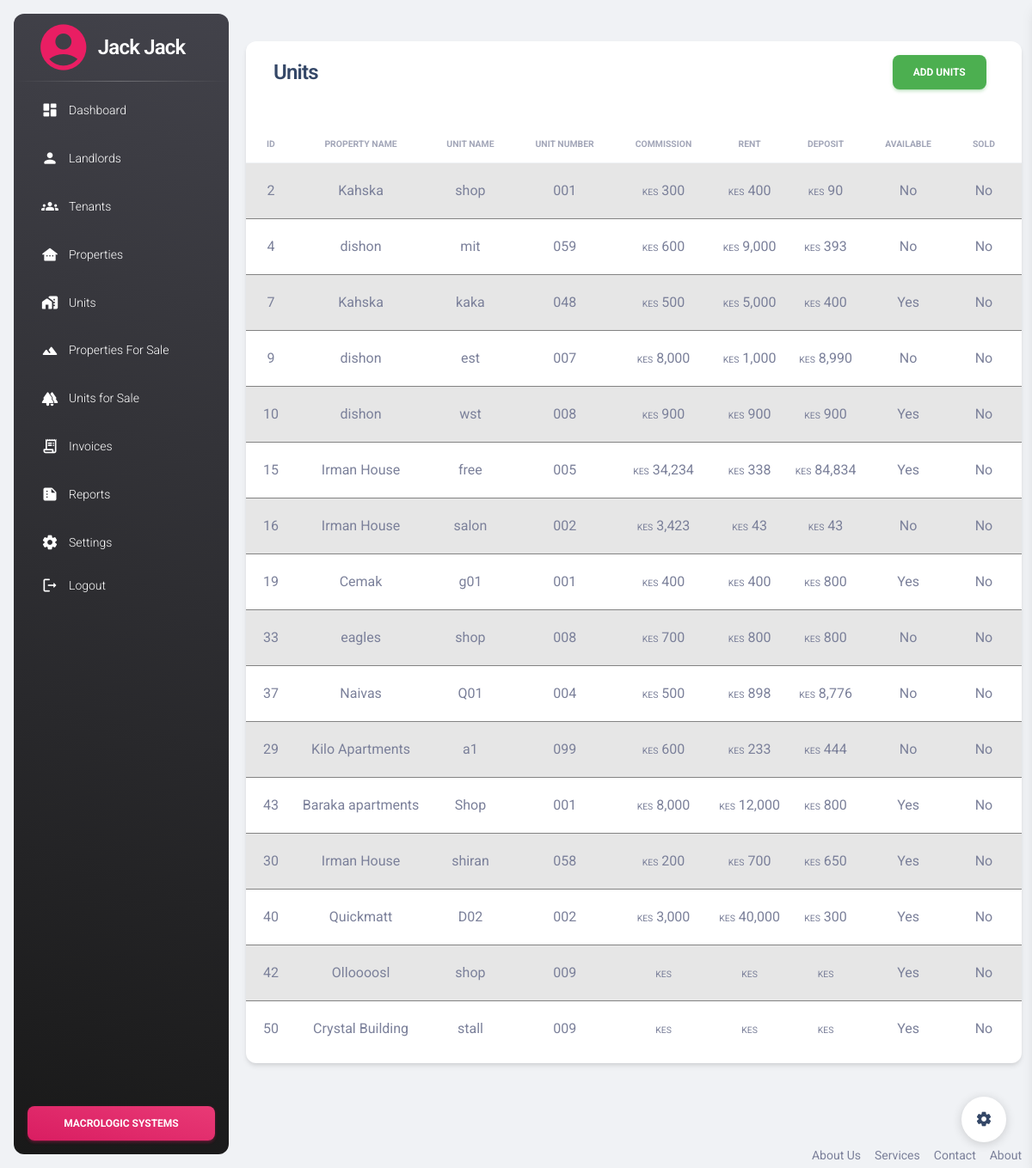
The app's page /tables/units_view.php (signed in) with its own data.
### tables this page shows
CREATE TABLE `units_two` (
  `id` int(11) NOT NULL,
  `property_id` int(11) NOT NULL,
  `unit_name` varchar(50) NOT NULL,
  `unit_number` varchar(20) DEFAULT NULL,
  `description` varchar(2000) NOT NULL,
  `available` enum('No','Yes') NOT NULL,
  `reserved` enum('No','Yes') NOT NULL,
  `occupied` enum('No','Yes') NOT NULL
);

CREATE TABLE `properties` (
  `id` int(11) NOT NULL,
  `name` varchar(50) NOT NULL,
  `location` varchar(50) NOT NULL,
  `landlord_id` int(11) NOT NULL,
  `type_id` int(11) NOT NULL,
  `active_status` enum('active','inactive') DEFAULT NULL,
  `number_of_units` int(11) DEFAULT NULL
);

### tables/units_view.php (the view, shortened to what this page needs)
<?php include '../includes/header.php'; ?>
<?php include '../config/connect.php'; ?>
    <div class="container-fluid py-4">
      <div class="row">
        <div class="col-12">
          <div class="card my-4">
            <div class="d-flex justify-content-between">
              <div class="row card-header col-md-7 p-0 mx-3 z-index-2 mt-3" style="height: 25px;">
                <div class="pt-1 pb-1">
                  <h4 class="row text-capitalize ps-3">Units</h4>
                </div>
              </div>
              <div class="col-md-2 pt-3">
                <div>
                  <button type="button" class="btn btn-success" data-bs-toggle="modal" data-bs-target="#addUnitModal">
                    Add Units
                  </button>
                </div>
              </div>
            </div>
            <div class="card-body px-0 pb-2">
              <div class="row d-flex justify-content-between align-items-center ms-2 me-2">
              </div>
              <div class="table-responsive p-0">
                <table class="table table-striped table-hover align-items-center mb-0 don" id="unitsView">
                  <thead>
                    <tr>
                      <th class="text-center text-uppercase text-secondary text-xxs font-weight-bolder opacity-7">id</th>
                      <th class="text-center text-uppercase text-secondary text-xxs font-weight-bolder opacity-7">property name</th>
                      <th class="text-center text-uppercase text-secondary text-xxs font-weight-bolder opacity-7">unit name</th>
                      <th class="text-center text-uppercase text-secondary text-xxs font-weight-bolder opacity-7">unit number</th>
                      <th class="text-center text-uppercase text-secondary text-xxs font-weight-bolder opacity-7">commission</th>
                      <th class="text-center text-uppercase text-secondary text-xxs font-weight-bolder opacity-7">rent</th>
                      <th class="text-center text-uppercase text-secondary text-xxs font-weight-bolder opacity-7">deposit</th>
                      <th class="text-center text-uppercase text-secondary text-xxs font-weight-bolder opacity-7">available</th>
                      <th class="text-center text-uppercase text-secondary text-xxs font-weight-bolder opacity-7">Sold</th>
                      <th class="text-center text-uppercase text-secondary text-xxs font-weight-bolder opacity-7">occupied</th>
                    </tr>
                  </thead>
                  <tbody>
                    <?php
                          $sql = "SELECT units_two.id AS unit_id, properties.name AS property_name, units_two.unit_name AS unit_name, units_two.unit_number AS unit_number, units_two.available AS available, units_two.reserved AS reserved, units_two.occupied AS occupied, FORMAT(billing_two.rent, 0) AS rent, FORMAT(billing_two.commission, 0) AS commission, FORMAT(billing_two.deposit, 0) AS deposit
                          FROM units_two
                          LEFT JOIN properties ON units_two.property_id = properties.id
                          LEFT JOIN billing_two ON units_two.id = billing_two.unit_id";
                          $result = $con->query($sql);
                          if ($result->num_rows >0) {
                          while ($row1 = $result->fetch_assoc()) {
                            echo '<tr>';
                            echo '<td scope="row" class="text-center">' . $row1["unit_id"] . '</td>';
                            echo ' <td class="text-center">' . $row1["property_name"] . '</td>';
                            echo '<td class="text-center">' . $row1["unit_name"] . '</td>';
                            echo ' <td class="text-center">' . $row1["unit_number"] . '</td>';
                            echo '<td class="text-center"><span class="text-xxs">KES</span> ' . $row1["commission"] . '</td>';
                            echo '<td class="text-center"><span class="text-xxs">KES</span> ' . $row1["rent"] . '</td>';
                            echo '<td class="text-center"><span class="text-xxs">KES</span> ' . $row1["deposit"] . '</td>';
                            echo ' <td class="text-center">' . $row1["available"] . '</td>';
                            echo '<td class="text-center">' . $row1["reserved"] . '</td>';
                            echo ' <td class="text-center">' . $row1["occupied"] . '</td>';
                                  echo '</tr>';
                          }
                          } else {
                          echo "<tr><td colspan='6'>No units found</td></tr>";
                          }
                    ?>
                  </tbody>
                </table>
              </div>
            </div>
          </div>
        </div>
      </div>
    </div>
    <?php include('../includes/footer.php') ?>
  <div class="fixed-plugin">
    <a class="fixed-plugin-button text-dark position-fixed px-3 py-2">
      <i class="material-icons py-2">settings</i>
    </a>
  </div>
</body>
</html>

### records on screen
units_two: id "2", property.name "Kahska", unit_name "shop", unit_number "001", commission "300", rent "400", deposit "90", available "No", reserved "No"
units_two: id "4", property.name "dishon", unit_name "mit", unit_number "059", commission "600", rent "9,000", deposit "393", available "No", reserved "No"
units_two: id "7", property.name "Kahska", unit_name "kaka", unit_number "048", commission "500", rent "5,000", deposit "400", available "Yes", reserved "No"
units_two: id "9", property.name "dishon", unit_name "est", unit_number "007", commission "8,000", rent "1,000", deposit "8,990", available "No", reserved "No"
units_two: id "10", property.name "dishon", unit_name "wst", unit_number "008", commission "900", rent "900", deposit "900", available "Yes", reserved "No"
units_two: id "15", property.name "Irman House", unit_name "free", unit_number "005", commission "34,234", rent "338", deposit "84,834", available "Yes", reserved "No"
units_two: id "16", property.name "Irman House", unit_name "salon", unit_number "002", commission "3,423", rent "43", deposit "43", available "No", reserved "No"
units_two: id "19", property.name "Cemak", unit_name "g01", unit_number "001", commission "400", rent "400", deposit "800", available "Yes", reserved "No"
units_two: id "33", property.name "eagles", unit_name "shop", unit_number "008", commission "700", rent "800", deposit "800", available "No", reserved "No"
units_two: id "37", property.name "Naivas", unit_name "Q01", unit_number "004", commission "500", rent "898", deposit "8,776", available "No", reserved "No"
units_two: id "29", property.name "Kilo Apartments", unit_name "a1", unit_number "099", commission "600", rent "233", deposit "444", available "No", reserved "No"
units_two: id "43", property.name "Baraka apartments", unit_name "Shop", unit_number "001", commission "8,000", rent "12,000", deposit "800", available "Yes", reserved "No"
units_two: id "30", property.name "Irman House", unit_name "shiran", unit_number "058", commission "200", rent "700", deposit "650", available "Yes", reserved "No"
units_two: id "40", property.name "Quickmatt", unit_name "D02", unit_number "002", commission "3,000", rent "40,000", deposit "300", available "Yes", reserved "No"
units_two: id "42", property.name "Olloooosl", unit_name "shop", unit_number "009", available "Yes", reserved "No"
units_two: id "50", property.name "Crystal Building", unit_name "stall", unit_number "009", available "Yes", reserved "No"

### other values on screen
$username "Jack Jack"
